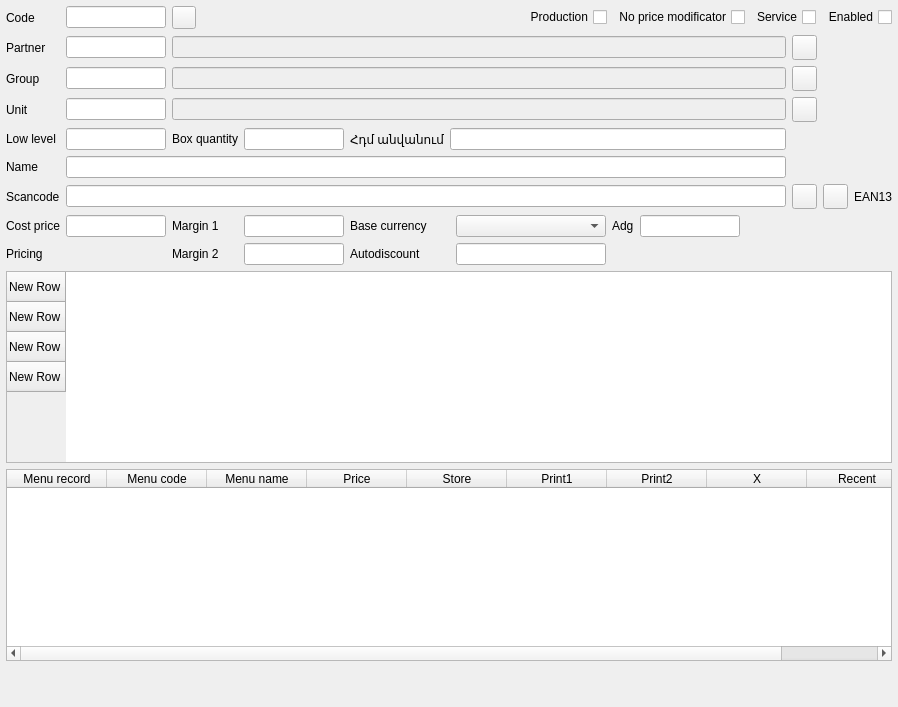
     <widget class="QWidget" name="tab">
      <attribute name="title">
       <string>Main</string>
      </attribute>
      <layout class="QGridLayout" name="gridLayout_2">
       <property name="leftMargin">
        <number>6</number>
       </property>
       <property name="topMargin">
        <number>6</number>
       </property>
       <property name="rightMargin">
        <number>6</number>
       </property>
       <property name="bottomMargin">
        <number>6</number>
       </property>
       <item row="4" column="1">
        <widget class="C5LineEditWithSelector" name="leGroup">
         <property name="minimumSize">
          <size>
           <width>100</width>
           <height>0</height>
          </size>
         </property>
         <property name="maximumSize">
          <size>
           <width>100</width>
           <height>16777215</height>
          </size>
         </property>
         <property name="Field" stdset="0">
          <string>f_group</string>
         </property>
         <property name="Type" stdset="0">
          <string>1</string>
         </property>
         <property name="Check" stdset="0">
          <string>empty=&quot;Group&quot;</string>
         </property>
        </widget>
       </item>
       <item row="4" column="0">
        <widget class="QLabel" name="lbGroup">
         <property name="text">
          <string>Group</string>
         </property>
        </widget>
       </item>
       <item row="7" column="3">
        <widget class="C5LineEditWithSelector" name="leQtyBox">
         <property name="minimumSize">
          <size>
           <width>100</width>
           <height>0</height>
          </size>
         </property>
         <property name="maximumSize">
          <size>
           <width>100</width>
           <height>16777215</height>
          </size>
         </property>
         <property name="Field" stdset="0">
          <string>f_qtybox</string>
         </property>
         <property name="Type" stdset="0">
          <number>1</number>
         </property>
        </widget>
       </item>
       <item row="7" column="0">
        <widget class="QLabel" name="lbLowLevel">
         <property name="text">
          <string>Low level</string>
         </property>
        </widget>
       </item>
       <item row="10" column="0">
        <widget class="QLabel" name="lbName">
         <property name="text">
          <string>Name</string>
         </property>
        </widget>
       </item>
       <item row="13" column="0">
        <widget class="QLabel" name="lbLastinputprice">
         <property name="text">
          <string>Cost price</string>
         </property>
        </widget>
       </item>
       <item row="13" column="1">
        <widget class="C5LineEditWithSelector" name="leCostPrice">
         <property name="minimumSize">
          <size>
           <width>100</width>
           <height>0</height>
          </size>
         </property>
         <property name="maximumSize">
          <size>
           <width>100</width>
           <height>16777215</height>
          </size>
         </property>
         <property name="Field" stdset="0">
          <string>f_lastinputprice</string>
         </property>
         <property name="Type" stdset="0">
          <string>2</string>
         </property>
         <property name="DecimalPlaces" stdset="0">
          <number>7</number>
         </property>
        </widget>
       </item>
       <item row="6" column="2" colspan="8">
        <widget class="C5LineEditWithSelector" name="leUnitName">
         <property name="enabled">
          <bool>false</bool>
         </property>
         <property name="focusPolicy">
          <enum>Qt::FocusPolicy::NoFocus</enum>
         </property>
         <property name="FieldRef" stdset="0">
          <string>f_unitname</string>
         </property>
        </widget>
       </item>
       <item row="1" column="0">
        <widget class="QLabel" name="lbPartner">
         <property name="text">
          <string>Partner</string>
         </property>
        </widget>
       </item>
       <item row="13" column="9">
        <spacer name="horizontalSpacer_5">
         <property name="orientation">
          <enum>Qt::Orientation::Horizontal</enum>
         </property>
         <property name="sizeHint" stdset="0">
          <size>
           <width>40</width>
           <height>20</height>
          </size>
         </property>
        </spacer>
       </item>
       <item row="14" column="0">
        <widget class="QLabel" name="label_4">
         <property name="text">
          <string>Pricing</string>
         </property>
        </widget>
       </item>
       <item row="17" column="0">
        <spacer name="verticalSpacer_3">
         <property name="orientation">
          <enum>Qt::Orientation::Vertical</enum>
         </property>
         <property name="sizeHint" stdset="0">
          <size>
           <width>20</width>
           <height>40</height>
          </size>
         </property>
        </spacer>
       </item>
       <item row="4" column="2" colspan="8">
        <widget class="C5LineEditWithSelector" name="leGroupName">
         <property name="enabled">
          <bool>false</bool>
         </property>
         <property name="focusPolicy">
          <enum>Qt::FocusPolicy::NoFocus</enum>
         </property>
         <property name="FieldRef" stdset="0">
          <string>f_groupname</string>
         </property>
        </widget>
       </item>
       <item row="6" column="10">
        <widget class="QPushButton" name="btnNewUnit">
         <property name="minimumSize">
          <size>
           <width>25</width>
           <height>25</height>
          </size>
         </property>
         <property name="maximumSize">
          <size>
           <width>25</width>
           <height>25</height>
          </size>
         </property>
         <property name="focusPolicy">
          <enum>Qt::FocusPolicy::ClickFocus</enum>
         </property>
         <property name="text">
          <string/>
         </property>
         <property name="icon">
          <iconset resource="../resources/res.qrc">
           <normaloff>:/new.png</normaloff>:/new.png</iconset>
         </property>
        </widget>
       </item>
       <item row="13" column="8">
        <widget class="C5LineEditWithSelector" name="leAdg">
         <property name="maximumSize">
          <size>
           <width>100</width>
           <height>16777215</height>
          </size>
         </property>
         <property name="Field" stdset="0">
          <string>f_adg</string>
         </property>
        </widget>
       </item>
       <item row="14" column="4">
        <widget class="QLabel" name="label_12">
         <property name="text">
          <string>Autodiscount</string>
         </property>
        </widget>
       </item>
       <item row="13" column="7">
        <widget class="QLabel" name="lbLastinputprice_2">
         <property name="text">
          <string>Adg</string>
         </property>
        </widget>
       </item>
       <item row="0" column="2">
        <widget class="QToolButton" name="btnPinLast">
         <property name="focusPolicy">
          <enum>Qt::FocusPolicy::NoFocus</enum>
         </property>
         <property name="text">
          <string/>
         </property>
         <property name="icon">
          <iconset resource="../resources/res.qrc">
           <normaloff>:/pushpin.png</normaloff>:/pushpin.png</iconset>
         </property>
         <property name="checkable">
          <bool>true</bool>
         </property>
         <property name="checked">
          <bool>false</bool>
         </property>
        </widget>
       </item>
       <item row="0" column="3" colspan="8">
        <widget class="QWidget" name="widget" native="true">
         <layout class="QHBoxLayout" name="horizontalLayout_5">
          <property name="leftMargin">
           <number>0</number>
          </property>
          <property name="topMargin">
           <number>0</number>
          </property>
          <property name="rightMargin">
           <number>0</number>
          </property>
          <property name="bottomMargin">
           <number>0</number>
          </property>
          <item>
           <spacer name="horizontalSpacer_4">
            <property name="orientation">
             <enum>Qt::Orientation::Horizontal</enum>
            </property>
            <property name="sizeHint" stdset="0">
             <size>
              <width>40</width>
              <height>20</height>
             </size>
            </property>
           </spacer>
          </item>
          <item>
           <widget class="C5CheckBox" name="chProduction">
            <property name="focusPolicy">
             <enum>Qt::FocusPolicy::NoFocus</enum>
            </property>
            <property name="layoutDirection">
             <enum>Qt::LayoutDirection::RightToLeft</enum>
            </property>
            <property name="text">
             <string>Production</string>
            </property>
            <property name="Field" stdset="0">
             <string>f_production</string>
            </property>
            <property name="Default" stdset="0">
             <string>0</string>
            </property>
           </widget>
          </item>
          <item>
           <widget class="C5CheckBox" name="chNoSpecialPrice">
            <property name="focusPolicy">
             <enum>Qt::FocusPolicy::NoFocus</enum>
            </property>
            <property name="layoutDirection">
             <enum>Qt::LayoutDirection::RightToLeft</enum>
            </property>
            <property name="text">
             <string>No price modificator</string>
            </property>
            <property name="Field" stdset="0">
             <string>f_nospecial_price</string>
            </property>
            <property name="Default" stdset="0">
             <string>0</string>
            </property>
           </widget>
          </item>
          <item>
           <widget class="C5CheckBox" name="chService">
            <property name="focusPolicy">
             <enum>Qt::FocusPolicy::NoFocus</enum>
            </property>
            <property name="layoutDirection">
             <enum>Qt::LayoutDirection::RightToLeft</enum>
            </property>
            <property name="text">
             <string>Service</string>
            </property>
            <property name="Field" stdset="0">
             <string>f_service</string>
            </property>
            <property name="Default" stdset="0">
             <string>0</string>
            </property>
           </widget>
          </item>
          <item>
           <widget class="C5CheckBox" name="chEnabled">
            <property name="focusPolicy">
             <enum>Qt::FocusPolicy::NoFocus</enum>
            </property>
            <property name="layoutDirection">
             <enum>Qt::LayoutDirection::RightToLeft</enum>
            </property>
            <property name="text">
             <string>Enabled</string>
            </property>
            <property name="Field" stdset="0">
             <string>f_enabled</string>
            </property>
            <property name="Default" stdset="0">
             <string>1</string>
            </property>
           </widget>
          </item>
         </layout>
        </widget>
       </item>
       <item row="10" column="1" colspan="9">
        <widget class="C5LineEditWithSelector" name="leName">
         <property name="Field" stdset="0">
          <string>f_name</string>
         </property>
         <property name="Check" stdset="0">
          <string>empty=&quot;Name&quot;</string>
         </property>
         <property name="allowall" stdset="0">
          <bool>true</bool>
         </property>
        </widget>
       </item>
       <item row="7" column="4">
        <widget class="QLabel" name="lbLowLevel_4">
         <property name="text">
          <string>Հդմ անվանում</string>
         </property>
        </widget>
       </item>
       <item row="14" column="3">
        <widget class="C5LineEditWithSelector" name="leMargin2">
         <property name="maximumSize">
          <size>
           <width>100</width>
           <height>16777215</height>
          </size>
         </property>
         <property name="Field" stdset="0">
          <string>f_price_margin2</string>
         </property>
         <property name="Type" stdset="0">
          <string>2</string>
         </property>
        </widget>
       </item>
       <item row="6" column="1">
        <widget class="C5LineEditWithSelector" name="leUnit">
         <property name="minimumSize">
          <size>
           <width>100</width>
           <height>0</height>
          </size>
         </property>
         <property name="maximumSize">
          <size>
           <width>100</width>
           <height>16777215</height>
          </size>
         </property>
         <property name="Field" stdset="0">
          <string>f_unit</string>
         </property>
         <property name="Type" stdset="0">
          <string>1</string>
         </property>
         <property name="Check" stdset="0">
          <string>empty=&quot;Unit&quot;</string>
         </property>
        </widget>
       </item>
       <item row="13" column="6">
        <widget class="C5ComboBox" name="cbCurrency">
         <property name="minimumSize">
          <size>
           <width>150</width>
           <height>0</height>
          </size>
         </property>
         <property name="Field" stdset="0">
          <string>f_base_currency</string>
         </property>
         <property name="ItemData" stdset="0">
          <bool>true</bool>
         </property>
        </widget>
       </item>
       <item row="12" column="10">
        <widget class="QWidget" name="wCheckScancode" native="true">
         <layout class="QHBoxLayout" name="horizontalLayout_6">
          <property name="leftMargin">
           <number>0</number>
          </property>
          <property name="topMargin">
           <number>0</number>
          </property>
          <property name="rightMargin">
           <number>0</number>
          </property>
          <property name="bottomMargin">
           <number>0</number>
          </property>
          <item>
           <widget class="QPushButton" name="btnSetControlSum">
            <property name="minimumSize">
             <size>
              <width>25</width>
              <height>25</height>
             </size>
            </property>
            <property name="maximumSize">
             <size>
              <width>25</width>
              <height>25</height>
             </size>
            </property>
            <property name="focusPolicy">
             <enum>Qt::FocusPolicy::ClickFocus</enum>
            </property>
            <property name="text">
             <string/>
            </property>
            <property name="icon">
             <iconset resource="../resources/res.qrc">
              <normaloff>:/new.png</normaloff>:/new.png</iconset>
            </property>
           </widget>
          </item>
          <item>
           <widget class="QPushButton" name="btnPrintBarcode">
            <property name="minimumSize">
             <size>
              <width>25</width>
              <height>25</height>
             </size>
            </property>
            <property name="maximumSize">
             <size>
              <width>25</width>
              <height>25</height>
             </size>
            </property>
            <property name="focusPolicy">
             <enum>Qt::FocusPolicy::ClickFocus</enum>
            </property>
            <property name="text">
             <string/>
            </property>
            <property name="icon">
             <iconset resource="../resources/res.qrc">
              <normaloff>:/barcode.png</normaloff>:/barcode.png</iconset>
            </property>
           </widget>
          </item>
          <item>
           <widget class="QLabel" name="lbScancodeType">
            <property name="text">
             <string>EAN13</string>
            </property>
           </widget>
          </item>
         </layout>
        </widget>
       </item>
       <item row="12" column="0">
        <widget class="QLabel" name="lbScancode">
         <property name="text">
          <string>Scancode</string>
         </property>
        </widget>
       </item>
       <item row="1" column="10">
        <widget class="QPushButton" name="btnNewPartner">
         <property name="minimumSize">
          <size>
           <width>25</width>
           <height>25</height>
          </size>
         </property>
         <property name="maximumSize">
          <size>
           <width>25</width>
           <height>25</height>
          </size>
         </property>
         <property name="focusPolicy">
          <enum>Qt::FocusPolicy::ClickFocus</enum>
         </property>
         <property name="text">
          <string/>
         </property>
         <property name="icon">
          <iconset resource="../resources/res.qrc">
           <normaloff>:/new.png</normaloff>:/new.png</iconset>
         </property>
        </widget>
       </item>
       <item row="1" column="1">
        <widget class="C5LineEditWithSelector" name="leSupplier">
         <property name="minimumSize">
          <size>
           <width>100</width>
           <height>0</height>
          </size>
         </property>
         <property name="maximumSize">
          <size>
           <width>100</width>
           <height>16777215</height>
          </size>
         </property>
         <property name="Field" stdset="0">
          <string>f_supplier</string>
         </property>
         <property name="Type" stdset="0">
          <string>1</string>
         </property>
         <property name="First" stdset="0">
          <bool>true</bool>
         </property>
        </widget>
       </item>
       <item row="7" column="5" colspan="5">
        <widget class="C5LineEditWithSelector" name="leFiscalName">
         <property name="Field" stdset="0">
          <string>f_fiscalname</string>
         </property>
        </widget>
       </item>
       <item row="0" column="1">
        <widget class="C5LineEditWithSelector" name="leCode">
         <property name="minimumSize">
          <size>
           <width>100</width>
           <height>0</height>
          </size>
         </property>
         <property name="maximumSize">
          <size>
           <width>100</width>
           <height>16777215</height>
          </size>
         </property>
         <property name="Field" stdset="0">
          <string>f_id</string>
         </property>
         <property name="Primary" stdset="0">
          <bool>true</bool>
         </property>
         <property name="Manual" stdset="0">
          <bool>true</bool>
         </property>
        </widget>
       </item>
       <item row="7" column="1">
        <widget class="C5LineEditWithSelector" name="leLowLevel">
         <property name="minimumSize">
          <size>
           <width>100</width>
           <height>0</height>
          </size>
         </property>
         <property name="maximumSize">
          <size>
           <width>100</width>
           <height>16777215</height>
          </size>
         </property>
         <property name="Field" stdset="0">
          <string>f_lowlevel</string>
         </property>
         <property name="Type" stdset="0">
          <number>1</number>
         </property>
        </widget>
       </item>
       <item row="0" column="0">
        <widget class="QLabel" name="lbCode">
         <property name="text">
          <string>Code</string>
         </property>
        </widget>
       </item>
       <item row="4" column="10">
        <widget class="QPushButton" name="btnNewGroup">
         <property name="minimumSize">
          <size>
           <width>25</width>
           <height>25</height>
          </size>
         </property>
         <property name="maximumSize">
          <size>
           <width>25</width>
           <height>25</height>
          </size>
         </property>
         <property name="focusPolicy">
          <enum>Qt::FocusPolicy::ClickFocus</enum>
         </property>
         <property name="text">
          <string/>
         </property>
         <property name="icon">
          <iconset resource="../resources/res.qrc">
           <normaloff>:/new.png</normaloff>:/new.png</iconset>
         </property>
        </widget>
       </item>
       <item row="7" column="2">
        <widget class="QLabel" name="lbLowLevel_3">
         <property name="text">
          <string>Box quantity</string>
         </property>
        </widget>
       </item>
       <item row="13" column="4">
        <widget class="QLabel" name="label_10">
         <property name="text">
          <string>Base currency</string>
         </property>
        </widget>
       </item>
       <item row="6" column="0">
        <widget class="QLabel" name="lbUnit">
         <property name="text">
          <string>Unit</string>
         </property>
        </widget>
       </item>
       <item row="13" column="3">
        <widget class="C5LineEditWithSelector" name="leMargin">
         <property name="maximumSize">
          <size>
           <width>100</width>
           <height>16777215</height>
          </size>
         </property>
         <property name="Field" stdset="0">
          <string>f_price_margin</string>
         </property>
         <property name="Type" stdset="0">
          <string>2</string>
         </property>
        </widget>
       </item>
       <item row="14" column="6">
        <widget class="C5LineEditWithSelector" name="leAutodiscount">
         <property name="maximumSize">
          <size>
           <width>16777215</width>
           <height>16777215</height>
          </size>
         </property>
         <property name="Field" stdset="0">
          <string>f_autodiscount</string>
         </property>
         <property name="Type" stdset="0">
          <string>2</string>
         </property>
        </widget>
       </item>
       <item row="13" column="2">
        <widget class="QLabel" name="label_9">
         <property name="text">
          <string>Margin 1</string>
         </property>
        </widget>
       </item>
       <item row="12" column="1" colspan="9">
        <widget class="C5LineEditWithSelector" name="leScanCode">
         <property name="maxLength">
          <number>32</number>
         </property>
         <property name="allowall" stdset="0">
          <bool>true</bool>
         </property>
        </widget>
       </item>
       <item row="14" column="2">
        <widget class="QLabel" name="label_11">
         <property name="text">
          <string>Margin 2</string>
         </property>
        </widget>
       </item>
       <item row="15" column="0" colspan="11">
        <widget class="C5TableWidget" name="tblPricing">
         <property name="editTriggers">
          <set>QAbstractItemView::EditTrigger::NoEditTriggers</set>
         </property>
         <property name="selectionMode">
          <enum>QAbstractItemView::SelectionMode::NoSelection</enum>
         </property>
         <row>
          <property name="text">
           <string>New Row</string>
          </property>
         </row>
         <row>
          <property name="text">
           <string>New Row</string>
          </property>
         </row>
         <row>
          <property name="text">
           <string>New Row</string>
          </property>
         </row>
         <row>
          <property name="text">
           <string>New Row</string>
          </property>
         </row>
        </widget>
       </item>
       <item row="1" column="2" colspan="8">
        <widget class="C5LineEditWithSelector" name="leSupplierName">
         <property name="enabled">
          <bool>false</bool>
         </property>
         <property name="focusPolicy">
          <enum>Qt::FocusPolicy::NoFocus</enum>
         </property>
         <property name="FieldRef" stdset="0">
          <string>f_taxname</string>
         </property>
        </widget>
       </item>
       <item row="16" column="0" colspan="11">
        <widget class="C5TableWidget" name="tblMenu">
         <property name="maximumSize">
          <size>
           <width>16777215</width>
           <height>16777215</height>
          </size>
         </property>
         <column>
          <property name="text">
           <string>Menu record</string>
          </property>
         </column>
         <column>
          <property name="text">
           <string>Menu code</string>
          </property>
         </column>
         <column>
          <property name="text">
           <string>Menu name</string>
          </property>
         </column>
         <column>
          <property name="text">
           <string>Price</string>
          </property>
         </column>
         <column>
          <property name="text">
           <string>Store</string>
          </property>
         </column>
         <column>
          <property name="text">
           <string>Print1</string>
          </property>
         </column>
         <column>
          <property name="text">
           <string>Print2</string>
          </property>
         </column>
         <column>
          <property name="text">
           <string>X</string>
          </property>
         </column>
         <column>
          <property name="text">
           <string>Recent</string>
          </property>
         </column>
        </widget>
       </item>
      </layout>
     </widget>
